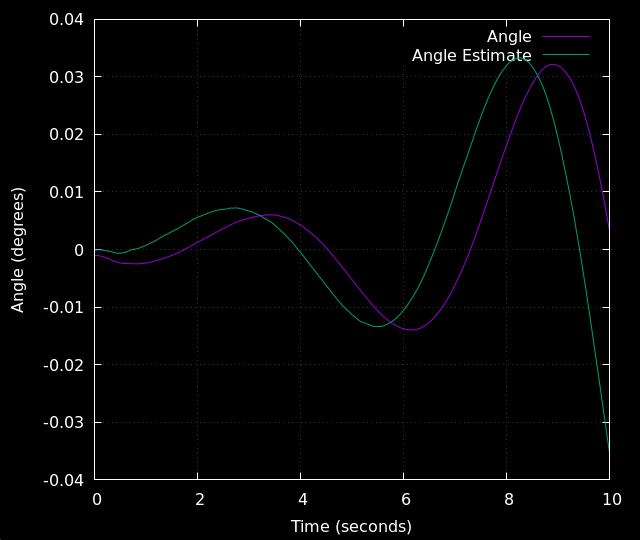

This chart was generated by the following gnuplot code:
load './plots/style.gp'

set terminal pngcairo size 640,540
set output 'plots/plot4.png'

set xlabel "Time (seconds)" textcolor rgb "white" font ",12"
set ylabel "Angle (degrees)" textcolor rgb "white" font ",12"

plot 'pendulum_sim.csv' using 1:4 w l title 'Angle', \
     ''                 using 1:10 w l title 'Angle Estimate'

set output
set terminal x11 1 title "Angle vs. Angle Estimate" persist
replot
